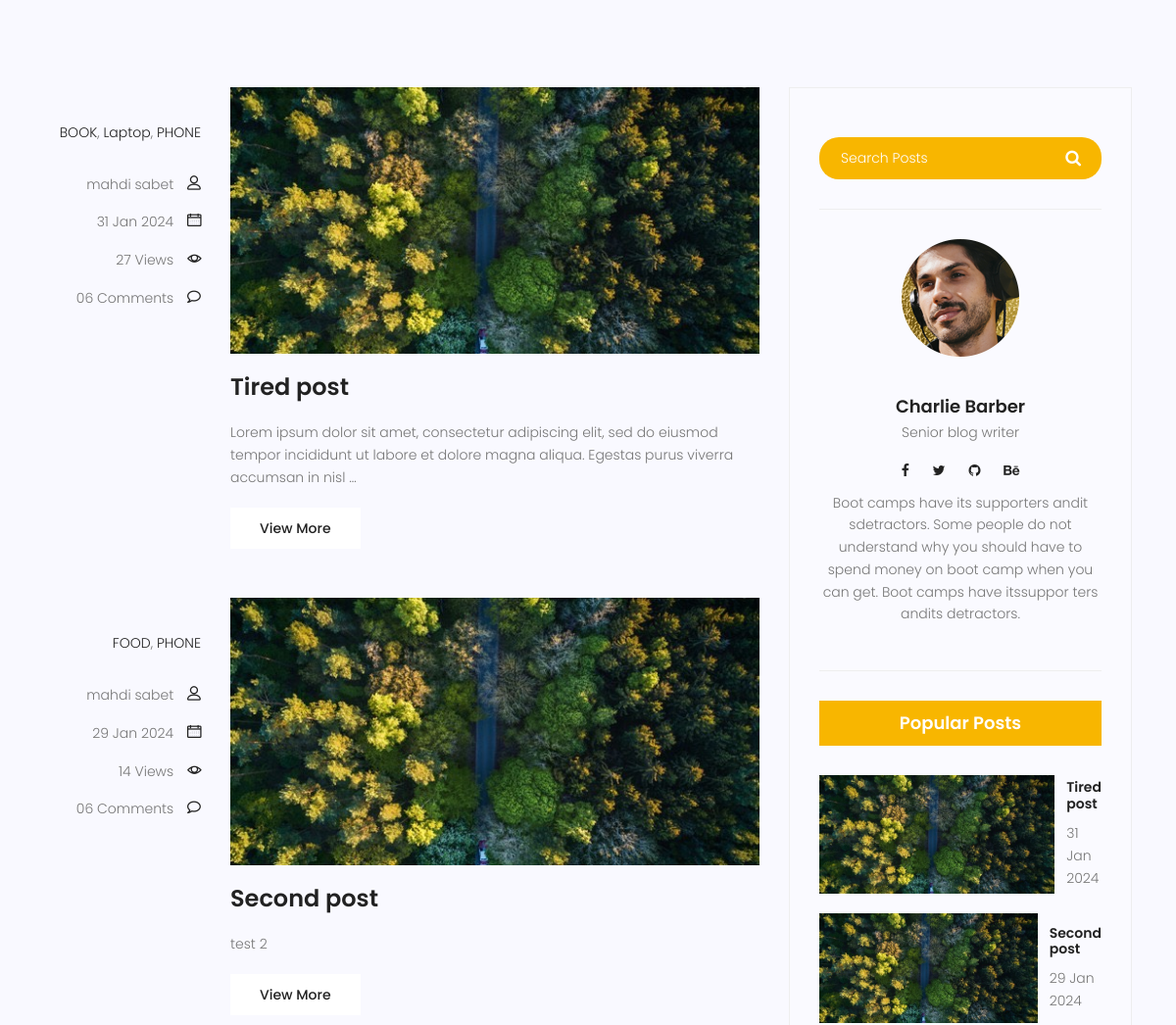
The page /blog/ (middle part) on the database as committed earlier.
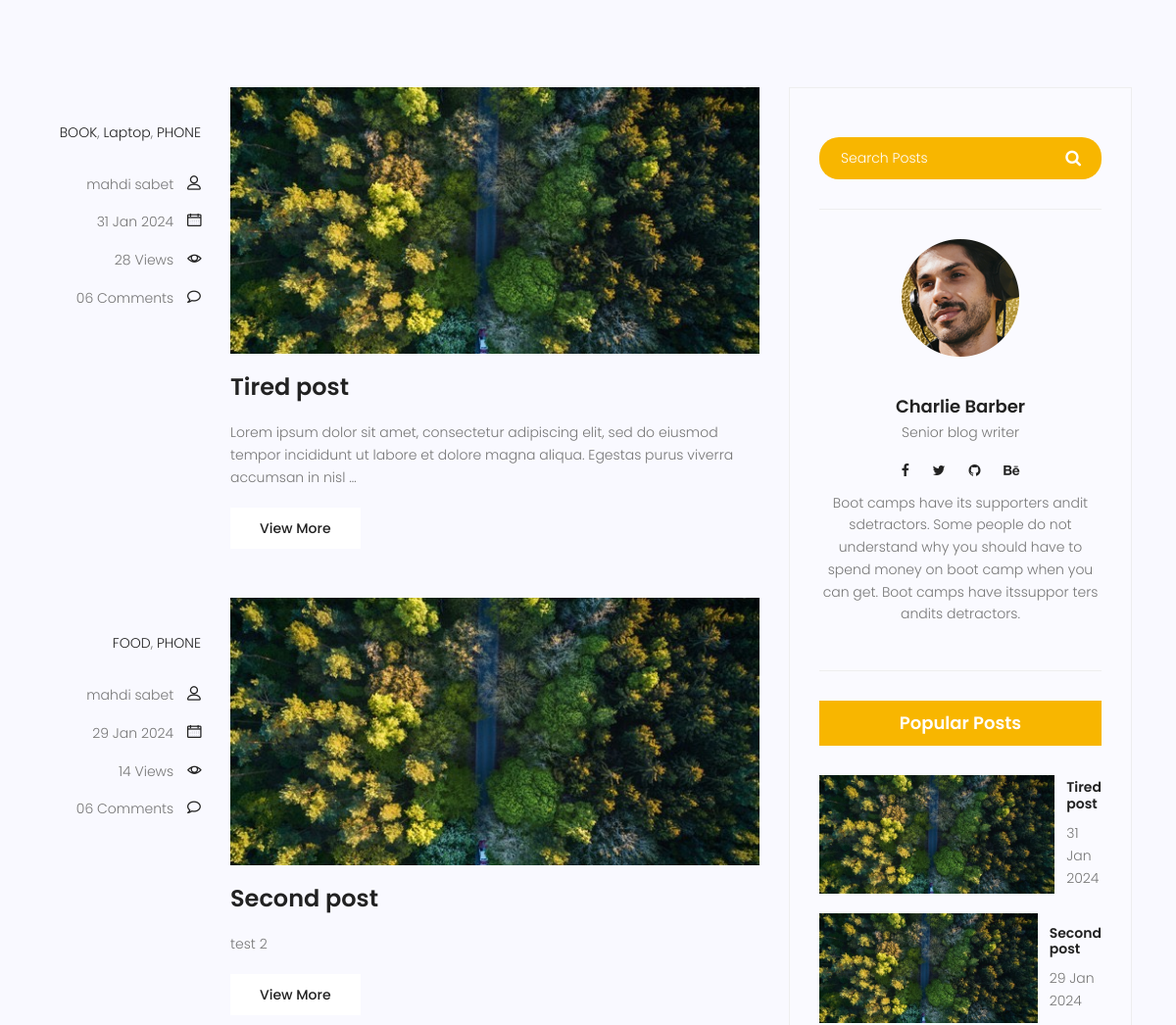
The same page on the database as committed later.
### blog/models.py (models this page shows, shortened)
class Post(models.Model):
    title = models.CharField(max_length = 255)
    content = models.TextField()
    image = models.ImageField(upload_to='blog/',default='blog/default.jpg')
    category = models.ManyToManyField(Category)
    author = models.ForeignKey(User, on_delete=models.SET_NULL, null=True)
    counted_view = models.IntegerField(default=0)
    status = models.BooleanField(default=False)
    created_date = models.DateTimeField(auto_now_add=True)
    updated_date = models.DateTimeField(auto_now=True)
    published_date = models.DateTimeField(null=True)
    class Meta:
        ordering = ['-created_date']

### blog/views.py (the view)
# urls.py: path('',blog_view, name='index'),
def blog_view(request, **kwargs):
    posts = Post.objects.filter(published_date__lte=datetime.now(tz=timezone.utc), status=True)
    if kwargs.get('cat_name') != None:
        posts = posts.filter(category__name = kwargs['cat_name'])
    if kwargs.get('author_username') != None:
        posts = posts.filter(author__username = kwargs['author_username'])
    posts = Paginator(posts, 2)
    try:
        page_number = request.GET.get('page')
        posts = posts.page(page_number)
    except EmptyPage:
        posts = posts.page(1)
    except PageNotAnInteger:
        posts = posts.page(1)
    context = {'posts' : posts}
    return render(request, 'blog/blog-home.html', context)

### blog/models.py (called while the page is built)
    def __str__(self):
        return self.name

### blog/templatetags/blog_tags.py (called while the page is built)
@register.inclusion_tag('blog/blog-lates-posts.html')
def latestposts(arg=4):
    posts = Post.objects.filter(status=1).order_by('-published_date')[:arg]
    return {'posts' : posts}

@register.inclusion_tag('blog/blog-post-categories.html')
def postcategories():
    posts = Post.objects.filter(status=1)
    categories = Category.objects.all()
    cat_dict = {}
    for name in categories:
        cat_dict[name]=posts.filter(category=name).count
    return {'categories' : cat_dict}

### templates/blog/blog-home.html (shortened to what this page needs)
{% extends 'base.html' %} {% load static %} {% load blog_tags %} {% block content %}
<section class="top-category-widget-area pt-90 pb-90">
</section>
<section class="post-content-area">
  <div class="container">
    <div class="row">
      <div class="col-lg-8 posts-list">
        {% for post in posts %}
        <div class="single-post row">
          <div class="col-lg-3 col-md-3 meta-details">
            <ul class="tags">
              {% for cat in post.category.all %}
              <li>
                <a href="{% url 'blog:category' cat_name=cat.name %}"
                  >{{cat.name}}</a
                >{% if not forloop.last %},{% endif %}
              </li>
              {% endfor %}
            </ul>
            <div class="user-details row">
              <p class="user-name col-lg-12 col-md-12 col-6">
                <a
                  href="{% url 'blog:author' author_username=post.author.username %}"
                  >{{post.author.get_full_name}}</a
                >
                <span class="lnr lnr-user"></span>
              </p>
              <p class="date col-lg-12 col-md-12 col-6">
                <a href="#">{{post.published_date|date:"d M Y"}}</a>
                <span class="lnr lnr-calendar-full"></span>
              </p>
              <p class="view col-lg-12 col-md-12 col-6">
                <a href="#">{{post.counted_view}} Views</a>
                <span class="lnr lnr-eye"></span>
              </p>
              <p class="comments col-lg-12 col-md-12 col-6">
                <a href="#">06 Comments</a> <span class="lnr lnr-bubble"></span>
              </p>
            </div>
          </div>
          <div class="col-lg-9 col-md-9">
            <div class="feature-img">
              <img class="img-fluid" src="{{post.image.url}}" alt="" />
            </div>
            <a class="posts-title" href="{% url 'blog:single' pid=post.id %}"
              ><h3>{{post.title}}</h3></a
            >
            <p class="excert">{{post.content|truncatewords_html:25}}</p>
            <a href="{% url 'blog:single' pid=post.id %}" class="primary-btn"
              >View More</a
            >
          </div>
        </div>
        {% endfor %}
      </div>
      <div class="col-lg-4 sidebar-widgets">
        <div class="widget-wrap">
          {% include 'blog/blog-search.html' %} {% include 'blog/blog-writer.html' %} {% latestposts %}
        </div>
      </div>
    </div>
  </div>
</section>
{% endblock %}

### templates/blog/blog-lates-posts.html
{% load static %}
<div class="single-sidebar-widget popular-post-widget">
  <h4 class="popular-title">Popular Posts</h4>
  <div class="popular-post-list">
    {% for post in posts %}
    <div class="single-post-list d-flex flex-row align-items-center">
      <div class="thumb">
        <img class="img-fluid" src="{{post.image.url}}" alt="" />
      </div>
      <div class="details">
        <a href="{% url 'blog:single' pid=post.id %}"
          ><h6>{{post.title}}</h6></a
        >
        <p>{{post.published_date|date:"d M Y"}}</p>
      </div>
    </div>
    {% endfor %}
  </div>
</div>

Rows that differ between the two databases and show on the page:
changed Post "Tired post": counted_view "27" → "28"
